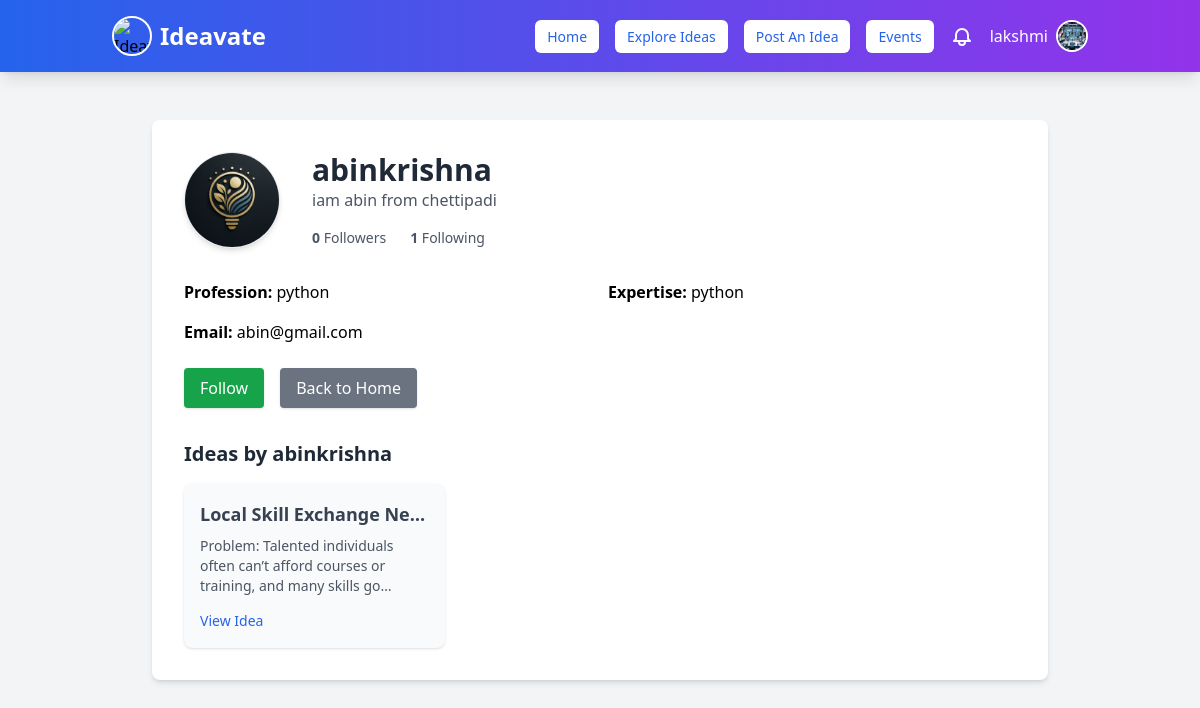
The page /user/profile/abinkrishna/ (signed in) on the database as committed earlier.
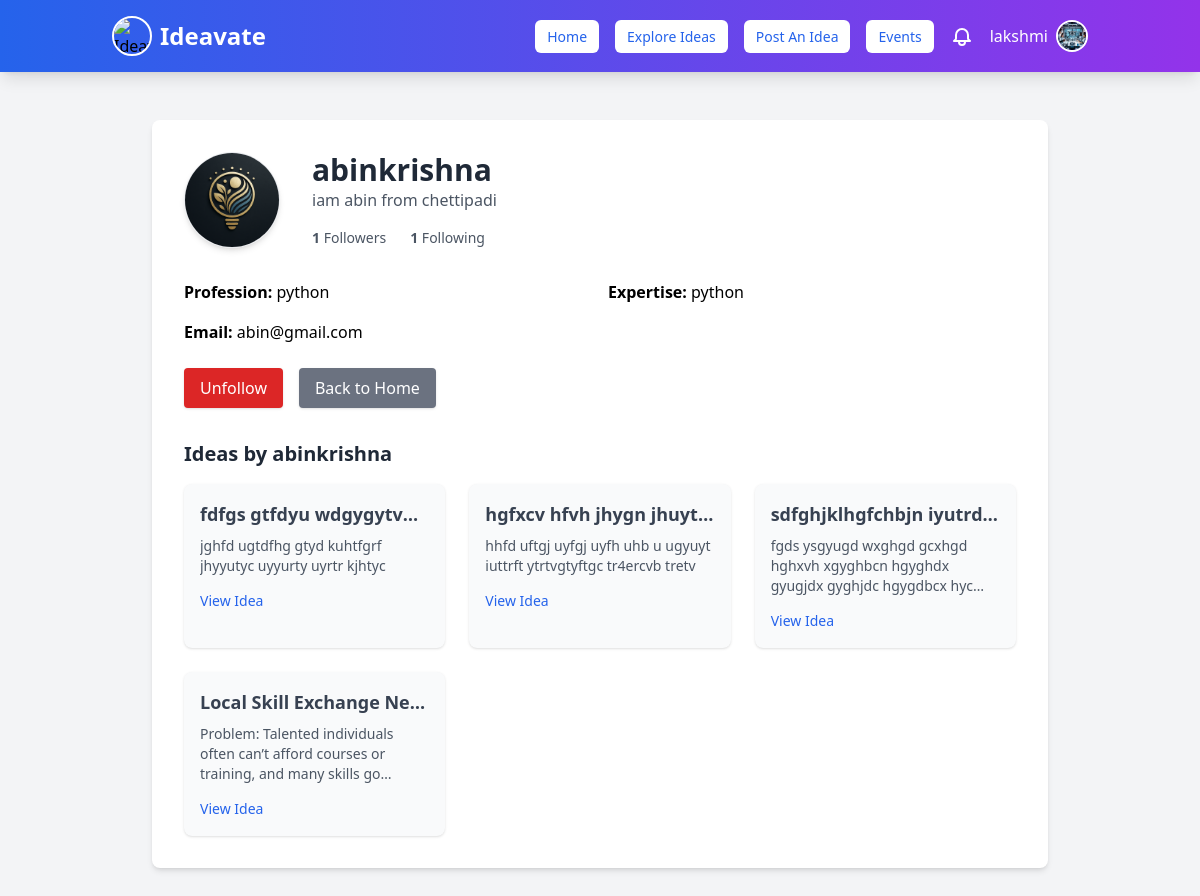
The same page on the database as committed later.
### myapp/models.py (models this page shows, shortened)
class Idea(models.Model):
    user = models.ForeignKey(User, on_delete=models.CASCADE, related_name="ideas")
    idea_name = models.CharField(max_length=100)
    abstract = models.TextField(null=True, blank=True)
    description = models.TextField(blank=True)
    category = models.CharField(max_length=100, blank=True, null=True)  # Example: Tech, Health, AI
    funding_goal = models.DecimalField(max_digits=10, decimal_places=2, null=True, blank=True)
    estimated_investment = models.DecimalField(max_digits=10, decimal_places=2, null=True, blank=True)
    collaboration = models.BooleanField(default=False)
    status = models.CharField(
        max_length=20,
        choices=[("open", "Open for Investment"), ("progress", "In Progress"), ("completed", "Completed")],
        default="open"
    )
    is_paid = models.BooleanField(default=False, help_text="Check if you want others to pay to view this idea.")
    price = models.DecimalField(
        max_digits=10,
        decimal_places=2,
        null=True,
        blank=True,
        validators=[MinValueValidator(0.0)],
        help_text="Enter price only if the idea is paid."
    )
    paid_users = models.ManyToManyField(User, related_name='paid_ideas', blank=True)  # Removed extra closing parenthesis here
    created_at = models.DateTimeField(auto_now_add=True)  # Timestamp when idea is posted
    updated_at = models.DateTimeField(auto_now=True)  # Timestamp when idea is modified
    class Meta:
        verbose_name = "Idea"
        verbose_name_plural = "Ideas"
        ordering = ["-created_at"]  # Show newest ideas first

### myapp/views.py (the view)
# urls.py: path('user/profile/<str:username>/', views.view_user_profile, name='user_profile'),
@login_required(login_url='signin')
def view_user_profile(request, username):
    viewed_user = get_object_or_404(User, username=username)
    if viewed_user.is_organization:
        return redirect('view_organization_profile', username=viewed_user.username)
    if not viewed_user.is_user:
        return redirect('home')
    try:
        profile = UserProfile.objects.get(user=viewed_user)
    except UserProfile.DoesNotExist:
        profile = UserProfile.objects.create(user=viewed_user)
    ideas = Idea.objects.filter(user=viewed_user)
    follower_count = Follow.objects.filter(following=viewed_user).count()
    following_count = Follow.objects.filter(follower=viewed_user).count()
    is_following = Follow.objects.filter(follower=request.user, following=viewed_user).exists()
    return render(request, "user_profile.html", {
        "viewed_user": viewed_user,
        "profile": profile,
        "ideas": ideas,
        "follower_count": follower_count,
        "following_count": following_count,
        "is_following": is_following,
        "viewing_own_profile": viewed_user == request.user,
    })

### myapp/context_processors.py (called while the page is built)
def notification_count(request):
    if request.user.is_authenticated:
        return {
            'unread_notification_count': Notification.objects.filter(
                recipient=request.user,
                is_read=False
            ).count()
        }
    return {}

### templates/user_profile.html (shortened to what this page needs)
{% extends "navbar.html" %}
{% load static %}
{% block content %}
<div class="max-w-4xl mx-auto bg-white p-8 rounded-lg shadow-md mt-10">
    <div class="flex flex-col sm:flex-row items-center sm:items-start sm:space-x-8 mb-8">
        <img src="{% if viewed_user.user_profile.profile_picture %}{{ viewed_user.user_profile.profile_picture.url }}{% else %}{% static 'images/default-profile.png' %}{% endif %}"
             alt="Profile Picture"
             class="h-24 w-24 rounded-full object-cover border shadow-md">
        <div class="text-center sm:text-left mt-4 sm:mt-0 w-full">
            <h2 class="text-3xl font-bold text-gray-800">{{ viewed_user.username }}</h2>
            <p class="text-gray-600">{{ viewed_user.user_profile.bio|default:"No bio available" }}</p>
            {% if viewed_user.username %}
            <div class="flex justify-center sm:justify-start space-x-6 mt-4 text-sm text-gray-600">
                {% if viewed_user.username %}
                    <a href="{% url 'view_followers' viewed_user.username %}">
                        <div><span class="font-semibold">{{ follower_count }}</span> Followers</div>
                    </a>
                    <a href="{% url 'view_following' viewed_user.username %}">
                        <div><span class="font-semibold">{{ following_count }}</span> Following</div>
                    </a>
                {% else %}
                    <div><span class="font-semibold">{{ follower_count }}</span> Followers</div>
                    <div><span class="font-semibold">{{ following_count }}</span> Following</div>
                {% endif %}
            </div>
            {% endif %}
        </div>
    </div>
    <div class="grid grid-cols-1 sm:grid-cols-2 gap-4 mb-6">
        <p><strong>Profession:</strong> {{ viewed_user.user_profile.profession|default:"Not specified" }}</p>
        <p><strong>Expertise:</strong> {{ viewed_user.user_profile.expertise|default:"Not specified" }}</p>
        <p class="col-span-2"><strong>Email:</strong> {{ viewed_user.email }}</p>
    </div>
    <div class="flex space-x-4 mb-8">
        {% if viewed_user.username %}
            {% if viewing_own_profile %}
                <a href="{% url 'edit_userprofile' %}" class="bg-blue-600 text-white px-4 py-2 rounded hover:bg-blue-700 shadow">Edit Profile</a>
            {% else %}
                {% if is_following %}
                    <form method="post" action="{% url 'unfollow_user' viewed_user.username %}">
                        <button type="submit" class="bg-red-600 text-white px-4 py-2 rounded hover:bg-red-700 shadow">Unfollow</button>
                    </form>
                {% else %}
                    <form method="post" action="{% url 'follow_user' viewed_user.username %}">
                        <button type="submit" class="bg-green-600 text-white px-4 py-2 rounded hover:bg-green-700 shadow">Follow</button>
                    </form>
                {% endif %}
            {% endif %}
        {% endif %}
        <a href="{% url 'home' %}" class="bg-gray-500 text-white px-4 py-2 rounded hover:bg-gray-600 shadow">Back to Home</a>
    </div>
    <h3 class="text-xl font-semibold text-gray-800 mb-4">Ideas by {{ viewed_user.username }}</h3>
    <div class="grid grid-cols-1 sm:grid-cols-2 md:grid-cols-3 gap-6">
        {% for idea in ideas %}
            <div class="bg-gray-50 p-4 rounded-lg shadow hover:shadow-md transition">
                <h4 class="font-bold text-lg text-gray-700 mb-2 truncate">{{ idea.idea_name }}</h4>
                <p class="text-sm text-gray-600 mb-3 line-clamp-3">{{ idea.description|truncatewords:15 }}</p>
                <a href="{% url 'idea_detail' idea.id %}" class="text-blue-600 text-sm hover:underline font-medium">View Idea</a>
            </div>
        {% empty %}
            <p class="text-gray-500 col-span-full">No ideas have been posted yet.</p>
        {% endfor %}
    </div>
</div>
{% endblock %}

Rows that differ between the two databases and show on the page:
added Idea: idea_name "fdfgs gtfdyu wdgygytv…", description "jghfd ugtdfhg gtyd kuhtfgrf jhyyutyc uyyurty uyrtr kjhtyc"
added Idea: idea_name "hgfxcv hfvh jhygn jhuyt…", description "hhfd uftgj uyfgj uyfh uhb u ugyuyt iuttrft ytrtvgtyftgc tr4ercvb tretv"
added Idea: idea_name "sdfghjklhgfchbjn iyutrd…", description "fgds ysgyugd wxghgd gcxhgd hghxvh xgyghbcn hgyghdx gyugjdx gyghjdc hgygdbcx…"
Other text that changed with them:
{{ follower_count }}: "0" → "1"
text no longer shown: "Follow"
text now shown: "Unfollow"
